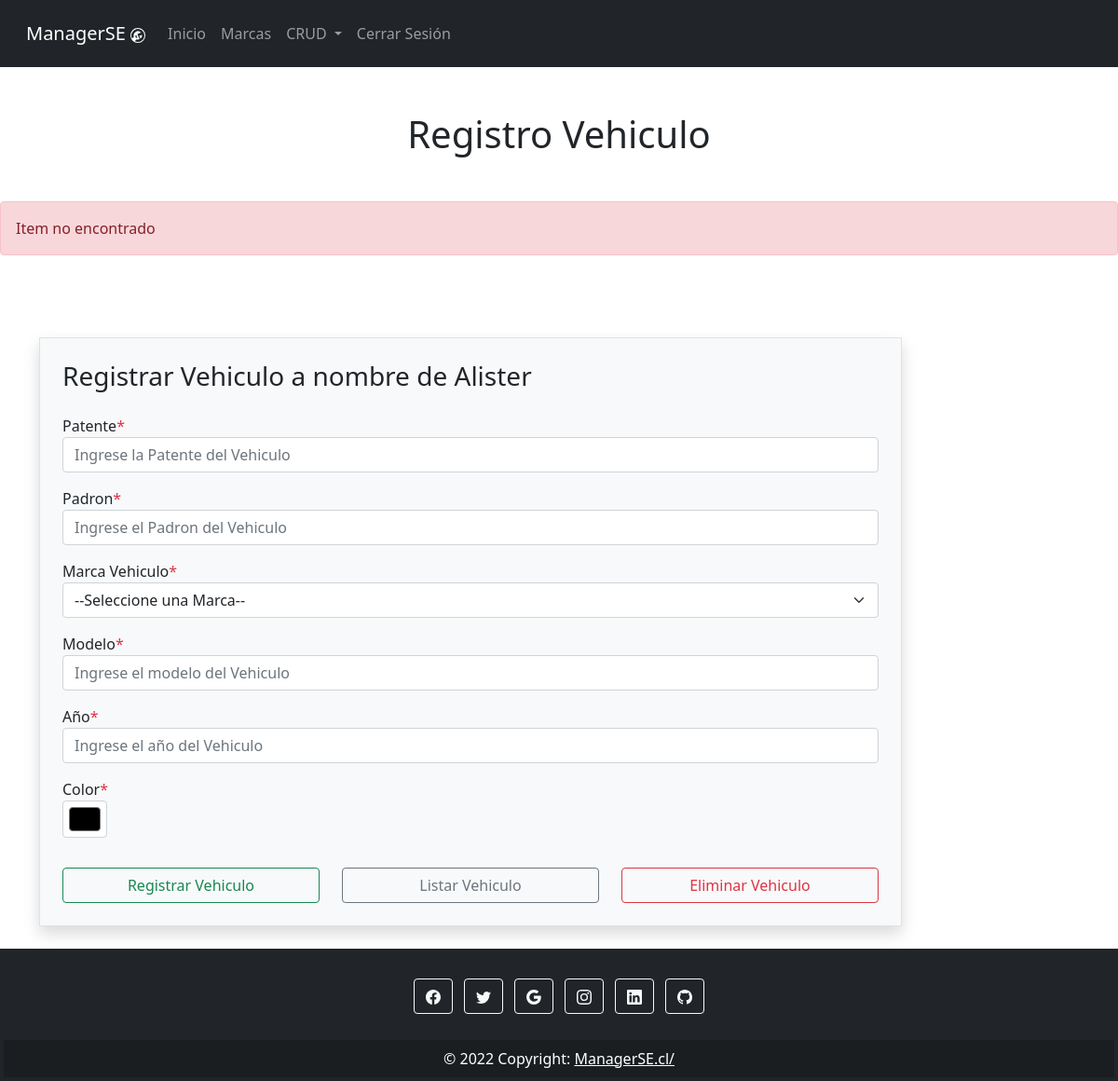
Before: /crud/vehiculo/2/ (signed in) with the older database file.
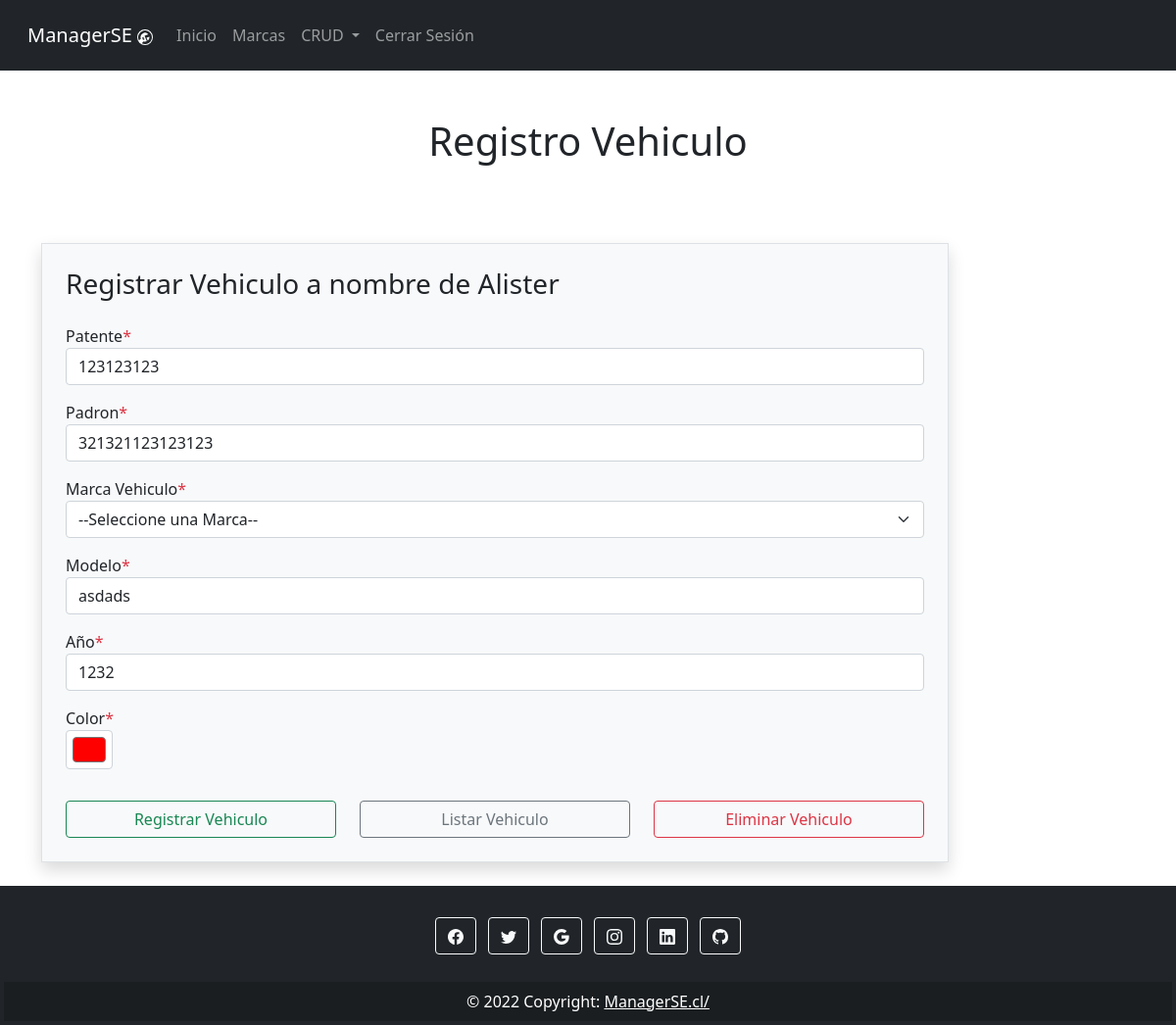
After: the same page with the newer database file.
### CRUD/models.py (models this page shows)
class Vehiculo(models.Model):
    idCliente = models.IntegerField()
    patente = models.CharField(max_length= 6, unique = True)
    padron = models.CharField(max_length=17, unique = True)
    color  = models.CharField(max_length = 15)
    modelo = models.CharField(max_length = 20)
    marca = models.TextField(max_length=50)
    year = models.IntegerField()

### CRUD/views.py (the view)
# urls.py: path('vehiculo/<int:id>/', views.viewReadVehiculo, name="vehiculo"),
@login_required
def viewReadVehiculo(request, id):
    cntx = {}
    try:
        fila = Vehiculo.objects.get(pk = id)
        cntx = {'fila': fila}
    except:
        cntx = {'error': 'Item no encontrado'}
    marcas = Marca.objects.all()
    cntx["marcas"] = marcas
    return render(request, 'vehiculo.html', cntx)

### CRUD/templates/vehiculo.html (shortened to what this page needs)
{% extends "index.html" %}
{% block tituloPagina %}
    <div class="text-center mt-5">
        <h1>Registro Vehiculo</h1>
    </div>
{% endblock %}
{% block mensaje %}
{% if mensaje %}
    <div class="alert alert-success mt-5" role="alert">
        {{ mensaje }}
    </div>
{% elif error %}
    <div class="alert alert-danger mt-5" role="alert">
        {{ error }}
    </div>
{% endif %}
{% endblock %}
{% block contenido %}
<br>
    <div class="container">
        <div class="row">
            <div class="col-md-10 off-md-4">
                <div class="signup-form">
                    <form action="{%url 'vehiculo' %}" method="POST" autocomplete="off" class="mt-5 border p-4 bg-light shadow">
                        <h3 class="mb-4">Registrar Vehiculo a nombre de {{user.first_name}}</h3>
                        <div class="mb-3 col-md-12">
                            <label for="txtPatente">Patente<span class="text-danger">*</span></label>
                            <input type="text" id="txtPatente" name="txtPatente" placeholder="Ingrese la Patente del Vehiculo" class="txtPatente form-control" value="{{ fila.patente }}">
                        </div>
                        <div class="mb-3 col-md-12">
                            <label for="txtPadron">Padron<span class="text-danger">*</span></label>
                            <input type="text" id="txtPadron" name="txtPadron" placeholder="Ingrese el Padron del Vehiculo" class="txtPadron form-control" value="{{ fila.padron }}">
                        </div>
                        <div class="mb-3 col-md-12">
                        <label for="txtMarca">Marca Vehiculo<span class="text-danger">*</span></label>
                        <select name="txtMarca" class="form-select txtMarca" id="txtMarca" value="{{fila.txtMarca}}">
                            <option selected hidden value="0">--Seleccione una Marca--</option>
                        </select>
                        </div>
                        <div class="mb-3 col-md-12">
                            <label for="txtModelo">Modelo<span class="text-danger">*</span></label>
                            <input type="text" id="txtModelo" name="txtModelo" placeholder="Ingrese el modelo del Vehiculo" class="txtModelo form-control" value="{{ fila.modelo }}">
                        </div>
                        <div class="mb-3 col-md-12">
                            <label for="txtAnio">Año<span class="text-danger">*</span></label>
                            <input type="text" id="txtAnio" name="txtAnio" placeholder="Ingrese el año del Vehiculo" class="txtColor form-control" value="{{ fila.year }}">
                        </div>
                        <div class="mb-3 col-md-1">
                            <label for="txtColor">Color<span class="form-label text-danger">*</span></label>
                            <input type="color" id="txtColor" name="txtColor" placeholder="Ingrese el color del Vehiculo" class="txtColor form-control form-control-color" value="{{ fila.color }}">
                        </div>
                        <div class="row">
                          <div class="col-md-4 mt-3">
                            <input type="submit" name="btnCreate" class="btnCreate btn btn-outline-success form-control" value="Registrar Vehiculo">
                          </div>
                          <div class="col-md-4 mt-3">
                            <input type="submit" name="btnRead" class="btnRead btn btn-outline-secondary form-control" value="Listar Vehiculo">
                          </div>
                          <div class="col-md-4 mt-3">
                            <input type="submit" name="btnDelete" class="btnDelete btn btn-outline-danger form-control" value="Eliminar Vehiculo">
                          </div>
                        </div>
                    </form>
                </div>
            </div>
        </div>
    </div>
{% endblock %}

Changed rows visible on the page:
added Vehiculo: txtPatente "123123123", txtPadron "321321123123123", txtModelo "asdads", txtAnio "1232", txtColor "#ff0000"
Other visible differences:
{{ error }}: "Item no encontrado" → (not shown)
form field txtColor: "#000000" → (not shown)
